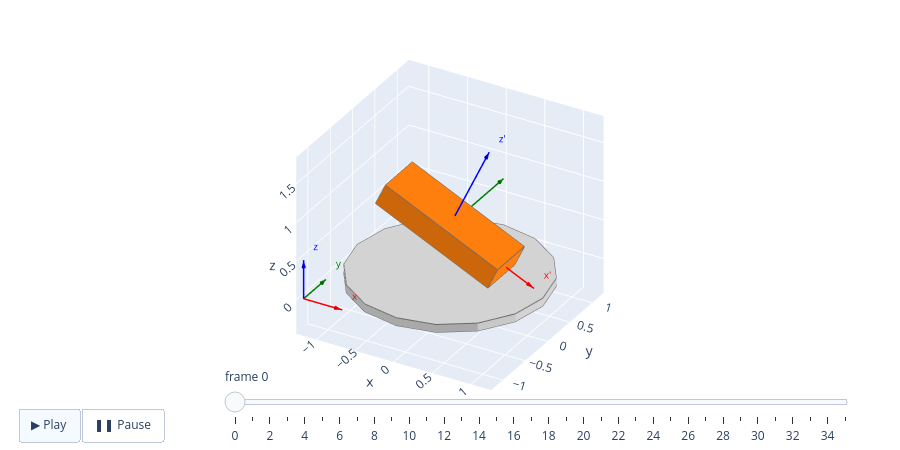

Notebook code for this chart:
### Markdown cell above
## With plotly

Each frame turns the box by 10° around its own x' axis; 36 frames make a full turn.
Press ▶ to play. `figure.write_html("turning_box.html")` saves it as a web page.

### Code cell
scene, box = turning_box_scene()
scene.animate(lambda frame: box.rotate("x'", 10, about="center"), frames=36, height=450)

### Figure 1 — Plotly figure (JSON) as saved in the notebook; plotly's stock layout.template omitted (floating-point values rounded to 4 significant figures; data arrays with more than 128 entries replaced by an {"elided": "..."} marker saying what was removed)
{"data": [{"facecolor": ["lightgray", "lightgray", "lightgray", "lightgray", "lightgray", "lightgray", "lightgray", "lightgray", "lightgray", "lightgray", "lightgray", "lightgray", "lightgray", "lightgray", "lightgray", "lightgray", "lightgray", "lightgray", "lightgray", "lightgray", "lightgray", "lightgray", "lightgray", "lightgray", "lightgray", "lightgray", "lightgray", "lightgray", "lightgray", "lightgray", "lightgray", "lightgray", "lightgray", "lightgray", "lightgray", "lightgray", "lightgray", "lightgray", "lightgray", "lightgray", "lightgray", "lightgray", "lightgray", "lightgray", "lightgray", "lightgray", "lightgray", "lightgray", "lightgray", "lightgray", "lightgray", "lightgray", "lightgray", "lightgray", "lightgray", "lightgray", "lightgray", "lightgray", "lightgray", "lightgray", "#ff7f0e", "#ff7f0e", "#ff7f0e", "#ff7f0e", "#ff7f0e", "#ff7f0e", "#ff7f0e", "#ff7f0e", "#ff7f0e", "#ff7f0e", "#ff7f0e", "#ff7f0e"], "flatshading": true, "hoverinfo": "skip", "i": [0, 0, 4, 4, 8, 8, 12, 12, 16, 16, 20, 20, 24, 24, 28, 28, 32, 32, 36, 36, 40, 40, 44, 44, 48, 48, 52, 52, 56, 56, 60, 60, 64, 64, 64, 64, 64, 64, 64, 64, 64, 64, 64, 64, 64, 64, 80, 80, 80, 80, 80, 80, 80, 80, 80, 80, 80, 80, 80, 80, 96, 96, 100, 100, 104, 104, 108, 108, 112, 112, 116, 116], "j": [1, 2, 5, 6, 9, 10, 13, 14, 17, 18, 21, 22, 25, 26, 29, 30, 33, 34, 37, 38, 41, 42, 45, 46, 49, 50, 53, 54, 57, 58, 61, 62, 65, 66, 67, 68, 69, 70, 71, 72, 73, 74, 75, 76, 77, 78, 81, 82, 83, 84, 85, 86, 87, 88, 89, 90, 91, 92, 93, 94, 97, 98, 101, 102, 105, 106, 109, 110, 113, 114, 117, 118], "k": [2, 3, 6, 7, 10, 11, 14, 15, 18, 19, 22, 23, 26, 27, 30, 31, 34, 35, 38, 39, 42, 43, 46, 47, 50, 51, 54, 55, 58, 59, 62, 63, 66, 67, 68, 69, 70, 71, 72, 73, 74, 75, 76, 77, 78, 79, 82, 83, 84, 85, 86, 87, 88, 89, 90, 91, 92, 93, 94, 95, 98, 99, 102, 103, 106, 107, 110, 111, 114, 115, 118, 119], "opacity": 1.0, "type": "mesh3d", "x": [1.2, 1.109, 1.109, 1.2, 1.109, 0.8485, 0.8485, 1.109, 0.8485, 0.4592, 0.4592, 0.8485, 0.4592, 7.348e-17, 7.348e-17, 0.4592, 7.348e-17, -0.4592, -0.4592, 7.348e-17, -0.4592, -0.8485, -0.8485, -0.4592, -0.8485, -1.109, -1.109, -0.8485, -1.109, -1.2, -1.2, -1.109, -1.2, -1.109, -1.109, -1.2, -1.109, -0.8485, -0.8485, -1.109, -0.8485, -0.4592, -0.4592, -0.8485, -0.4592, -2.204e-16, -2.204e-16, -0.4592, -2.204e-16, 0.4592, 0.4592, -2.204e-16, 0.4592, 0.8485, 0.8485, 0.4592, 0.8485, 1.109, 1.109, 0.8485, 1.109, 1.2, 1.2, 1.109, 1.109, 0.8485, 0.4592, -2.204e-16, -0.4592, -0.8485, -1.109, -1.2, -1.109, -0.8485, -0.4592, 7.348e-17, 0.4592, 0.8485, 1.109, 1.2, 1.2, 1.109, 0.8485, 0.4592, 7.348e-17, -0.4592, -0.8485, -1.109, -1.2, -1.109, -0.8485, -0.4592, -2.204e-16, 0.4592, 0.8485, 1.109, -0.7884, -0.7884, 0.6617, 0.6617, -0.6617, 0.7884, 0.7884, -0.6617, -0.7884, 0.6617, 0.7884, -0.6617, -0.7884, -0.6617, 0.7884, 0.6617, -0.7884, -0.6617, -0.6617, -0.7884, 0.6617, 0.6617, 0.7884, 0.7884], "y": [0.0, 0.4592, 0.4592, 0.0, 0.4592, 0.8485, 0.8485, 0.4592, 0.8485, 1.109, 1.109, 0.8485, 1.109, 1.2, 1.2, 1.109, 1.2, 1.109, 1.109, 1.2, 1.109, 0.8485, 0.8485, 1.109, 0.8485, 0.4592, 0.4592, 0.8485, 0.4592, 1.47e-16, 1.47e-16, 0.4592, 1.47e-16, -0.4592, -0.4592, 1.47e-16, -0.4592, -0.8485, -0.8485, -0.4592, -0.8485, -1.109, -1.109, -0.8485, -1.109, -1.2, -1.2, -1.109, -1.2, -1.109, -1.109, -1.2, -1.109, -0.8485, -0.8485, -1.109, -0.8485, -0.4592, -0.4592, -0.8485, -0.4592, 0.0, 0.0, -0.4592, -0.4592, -0.8485, -1.109, -1.2, -1.109, -0.8485, -0.4592, 1.47e-16, 0.4592, 0.8485, 1.109, 1.2, 1.109, 0.8485, 0.4592, 0.0, 0.0, 0.4592, 0.8485, 1.109, 1.2, 1.109, 0.8485, 0.4592, 1.47e-16, -0.4592, -0.8485, -1.109, -1.2, -1.109, -0.8485, -0.4592, -0.3, 0.3, 0.3, -0.3, -0.3, -0.3, 0.3, 0.3, -0.3, -0.3, -0.3, -0.3, 0.3, 0.3, 0.3, 0.3, -0.3, -0.3, 0.3, 0.3, -0.3, 0.3, 0.3, -0.3], "z": [0.0, 0.0, 0.1, 0.1, 0.0, 0.0, 0.1, 0.1, 0.0, 0.0, 0.1, 0.1, 0.0, 0.0, 0.1, 0.1, 0.0, 0.0, 0.1, 0.1, 0.0, 0.0, 0.1, 0.1, 0.0, 0.0, 0.1, 0.1, 0.0, 0.0, 0.1, 0.1, 0.0, 0.0, 0.1, 0.1, 0.0, 0.0, 0.1, 0.1, 0.0, 0.0, 0.1, 0.1, 0.0, 0.0, 0.1, 0.1, 0.0, 0.0, 0.1, 0.1, 0.0, 0.0, 0.1, 0.1, 0.0, 0.0, 0.1, 0.1, 0.0, 0.0, 0.1, 0.1, 0.0, 0.0, 0.0, 0.0, 0.0, 0.0, 0.0, 0.0, 0.0, 0.0, 0.0, 0.0, 0.0, 0.0, 0.0, 0.0, 0.1, 0.1, 0.1, 0.1, 0.1, 0.1, 0.1, 0.1, 0.1, 0.1, 0.1, 0.1, 0.1, 0.1, 0.1, 0.1, 0.9021, 0.9021, 0.226, 0.226, 1.174, 0.4979, 0.4979, 1.174, 0.9021, 0.226, 0.4979, 1.174, 0.9021, 1.174, 0.4979, 0.226, 0.9021, 1.174, 1.174, 0.9021, 0.226, 0.226, 0.4979, 0.4979]}, {"hoverinfo": "skip", "line": {"color": "dimgray", "dash": "solid", "width": 2.0}, "mode": "lines", "opacity": 1.0, "type": "scatter3d", "x": {"elided": "132 float values"}, "y": {"elided": "132 float values"}, "z": {"elided": "132 float values"}}, {"hoverinfo": "skip", "line": {"color": "red", "dash": "solid", "width": 3.0}, "mode": "lines", "opacity": 1.0, "type": "scatter3d", "x": [0.0, 1.088, null], "y": [0.0, 0.0, null], "z": [0.7, 0.1929, null]}, {"anchor": "tip", "colorscale": [[0, "red"], [1, "red"]], "hoverinfo": "skip", "opacity": 1.0, "showscale": false, "sizemode": "absolute", "sizeref": 0.096, "type": "cone", "u": [0.9063], "v": [0.0], "w": [-0.4226], "x": [1.088], "y": [0.0], "z": [0.1929]}, {"hoverinfo": "skip", "line": {"color": "green", "dash": "solid", "width": 3.0}, "mode": "lines", "opacity": 1.0, "type": "scatter3d", "x": [0.0, 0.0, null], "y": [0.0, 1.2, null], "z": [0.7, 0.7, null]}, {"anchor": "tip", "colorscale": [[0, "green"], [1, "green"]], "hoverinfo": "skip", "opacity": 1.0, "showscale": false, "sizemode": "absolute", "sizeref": 0.096, "type": "cone", "u": [0.0], "v": [1.0], "w": [0.0], "x": [0.0], "y": [1.2], "z": [0.7]}, {"hoverinfo": "skip", "line": {"color": "blue", "dash": "solid", "width": 3.0}, "mode": "lines", "opacity": 1.0, "type": "scatter3d", "x": [0.0, 0.5071, null], "y": [0.0, 0.0, null], "z": [0.7, 1.788, null]}, {"anchor": "tip", "colorscale": [[0, "blue"], [1, "blue"]], "hoverinfo": "skip", "opacity": 1.0, "showscale": false, "sizemode": "absolute", "sizeref": 0.096, "type": "cone", "u": [0.4226], "v": [0.0], "w": [0.9063], "x": [0.5071], "y": [0.0], "z": [1.788]}, {"hoverinfo": "skip", "line": {"color": "red", "dash": "solid", "width": 3.0}, "mode": "lines", "opacity": 1.0, "type": "scatter3d", "x": [-1.2, -0.7, null], "y": [-1.2, -1.2, null], "z": [0.0, 0.0, null]}, {"anchor": "tip", "colorscale": [[0, "red"], [1, "red"]], "hoverinfo": "skip", "opacity": 1.0, "showscale": false, "sizemode": "absolute", "sizeref": 0.096, "type": "cone", "u": [1.0], "v": [0.0], "w": [0.0], "x": [-0.7], "y": [-1.2], "z": [0.0]}, {"hoverinfo": "skip", "line": {"color": "green", "dash": "solid", "width": 3.0}, "mode": "lines", "opacity": 1.0, "type": "scatter3d", "x": [-1.2, -1.2, null], "y": [-1.2, -0.7, null], "z": [0.0, 0.0, null]}, {"anchor": "tip", "colorscale": [[0, "green"], [1, "green"]], "hoverinfo": "skip", "opacity": 1.0, "showscale": false, "sizemode": "absolute", "sizeref": 0.096, "type": "cone", "u": [0.0], "v": [1.0], "w": [0.0], "x": [-1.2], "y": [-0.7], "z": [0.0]}, {"hoverinfo": "skip", "line": {"color": "blue", "dash": "solid", "width": 3.0}, "mode": "lines", "opacity": 1.0, "type": "scatter3d", "x": [-1.2, -1.2, null], "y": [-1.2, -1.2, null], "z": [0.0, 0.5, null]}, {"anchor": "tip", "colorscale": [[0, "blue"], [1, "blue"]], "hoverinfo": "skip", "opacity": 1.0, "showscale": false, "sizemode": "absolute", "sizeref": 0.096, "type": "cone", "u": [0.0], "v": [0.0], "w": [1.0], "x": [-1.2], "y": [-1.2], "z": [0.5]}, {"hoverinfo": "skip", "mode": "text", "text": ["x′"], "textfont": {"color": "red", "size": 10.0}, "textposition": "top right", "type": "scatter3d", "x": [1.088], "y": [0.0], "z": [0.1929]}, {"hoverinfo": "skip", "mode": "text", "text": ["y′"], "textfont": {"color": "green", "size": 10.0}, "textposition": "top right", "type": "scatter3d", "x": [0.0], "y": [1.2], "z": [0.7]}, {"hoverinfo": "skip", "mode": "text", "text": ["z′"], "textfont": {"color": "blue", "size": 10.0}, "textposition": "top right", "type": "scatter3d", "x": [0.5071], "y": [0.0], "z": [1.788]}, {"hoverinfo": "skip", "mode": "text", "text": ["x"], "textfont": {"color": "red", "size": 10.0}, "textposition": "top right", "type": "scatter3d", "x": [-0.7], "y": [-1.2], "z": [0.0]}, {"hoverinfo": "skip", "mode": "text", "text": ["y"], "textfont": {"color": "green", "size": 10.0}, "textposition": "top right", "type": "scatter3d", "x": [-1.2], "y": [-0.7], "z": [0.0]}, {"hoverinfo": "skip", "mode": "text", "text": ["z"], "textfont": {"color": "blue", "size": 10.0}, "textposition": "top right", "type": "scatter3d", "x": [-1.2], "y": [-1.2], "z": [0.5]}], "layout": {"height": 450, "margin": {"b": 0, "l": 0, "r": 0, "t": 0}, "scene": {"aspectmode": "manual", "aspectratio": {"x": 1.0, "y": 1.0, "z": 0.9063}, "camera": {"eye": {"x": 0.7339, "y": -1.271, "z": 0.8475}, "projection": {"type": "orthographic"}, "up": {"x": 0.0, "y": 0.0, "z": 1.0}}, "xaxis": {"autorange": false, "range": [-1.26, 1.26], "visible": true}, "yaxis": {"autorange": false, "range": [-1.26, 1.26], "visible": true}, "zaxis": {"autorange": false, "range": [-0.4419, 1.842], "visible": true}}, "showlegend": false, "sliders": [{"currentvalue": {"prefix": "frame "}, "len": 0.7, "steps": [{"args": [["0"], {"frame": {"duration": 0, "redraw": true}, "mode": "immediate", "transition": {"duration": 0}}], "label": "0", "method": "animate"}, {"args": [["1"], {"frame": {"duration": 0, "redraw": true}, "mode": "immediate", "transition": {"duration": 0}}], "label": "1", "method": "animate"}, {"args": [["2"], {"frame": {"duration": 0, "redraw": true}, "mode": "immediate", "transition": {"duration": 0}}], "label": "2", "method": "animate"}, {"args": [["3"], {"frame": {"duration": 0, "redraw": true}, "mode": "immediate", "transition": {"duration": 0}}], "label": "3", "method": "animate"}, {"args": [["4"], {"frame": {"duration": 0, "redraw": true}, "mode": "immediate", "transition": {"duration": 0}}], "label": "4", "method": "animate"}, {"args": [["5"], {"frame": {"duration": 0, "redraw": true}, "mode": "immediate", "transition": {"duration": 0}}], "label": "5", "method": "animate"}, {"args": [["6"], {"frame": {"duration": 0, "redraw": true}, "mode": "immediate", "transition": {"duration": 0}}], "label": "6", "method": "animate"}, {"args": [["7"], {"frame": {"duration": 0, "redraw": true}, "mode": "immediate", "transition": {"duration": 0}}], "label": "7", "method": "animate"}, {"args": [["8"], {"frame": {"duration": 0, "redraw": true}, "mode": "immediate", "transition": {"duration": 0}}], "label": "8", "method": "animate"}, {"args": [["9"], {"frame": {"duration": 0, "redraw": true}, "mode": "immediate", "transition": {"duration": 0}}], "label": "9", "method": "animate"}, {"args": [["10"], {"frame": {"duration": 0, "redraw": true}, "mode": "immediate", "transition": {"duration": 0}}], "label": "10", "method": "animate"}, {"args": [["11"], {"frame": {"duration": 0, "redraw": true}, "mode": "immediate", "transition": {"duration": 0}}], "label": "11", "method": "animate"}, {"args": [["12"], {"frame": {"duration": 0, "redraw": true}, "mode": "immediate", "transition": {"duration": 0}}], "label": "12", "method": "animate"}, {"args": [["13"], {"frame": {"duration": 0, "redraw": true}, "mode": "immediate", "transition": {"duration": 0}}], "label": "13", "method": "animate"}, {"args": [["14"], {"frame": {"duration": 0, "redraw": true}, "mode": "immediate", "transition": {"duration": 0}}], "label": "14", "method": "animate"}, {"args": [["15"], {"frame": {"duration": 0, "redraw": true}, "mode": "immediate", "transition": {"duration": 0}}], "label": "15", "method": "animate"}, {"args": [["16"], {"frame": {"duration": 0, "redraw": true}, "mode": "immediate", "transition": {"duration": 0}}], "label": "16", "method": "animate"}, {"args": [["17"], {"frame": {"duration": 0, "redraw": true}, "mode": "immediate", "transition": {"duration": 0}}], "label": "17", "method": "animate"}, {"args": [["18"], {"frame": {"duration": 0, "redraw": true}, "mode": "immediate", "transition": {"duration": 0}}], "label": "18", "method": "animate"}, {"args": [["19"], {"frame": {"duration": 0, "redraw": true}, "mode": "immediate", "transition": {"duration": 0}}], "label": "19", "method": "animate"}, {"args": [["20"], {"frame": {"duration": 0, "redraw": true}, "mode": "immediate", "transition": {"duration": 0}}], "label": "20", "method": "animate"}, {"args": [["21"], {"frame": {"duration": 0, "redraw": true}, "mode": "immediate", "transition": {"duration": 0}}], "label": "21", "method": "animate"}, {"args": [["22"], {"frame": {"duration": 0, "redraw": true}, "mode": "immediate", "transition": {"duration": 0}}], "label": "22", "method": "animate"}, {"args": [["23"], {"frame": {"duration": 0, "redraw": true}, "mode": "immediate", "transition": {"duration": 0}}], "label": "23", "method": "animate"}, {"args": [["24"], {"frame": {"duration": 0, "redraw": true}, "mode": "immediate", "transition": {"duration": 0}}], "label": "24", "method": "animate"}, {"args": [["25"], {"frame": {"duration": 0, "redraw": true}, "mode": "immediate", "transition": {"duration": 0}}], "label": "25", "method": "animate"}, {"args": [["26"], {"frame": {"duration": 0, "redraw": true}, "mode": "immediate", "transition": {"duration": 0}}], "label": "26", "method": "animate"}, {"args": [["27"], {"frame": {"duration": 0, "redraw": true}, "mode": "immediate", "transition": {"duration": 0}}], "label": "27", "method": "animate"}, {"args": [["28"], {"frame": {"duration": 0, "redraw": true}, "mode": "immediate", "transition": {"duration": 0}}], "label": "28", "method": "animate"}, {"args": [["29"], {"frame": {"duration": 0, "redraw": true}, "mode": "immediate", "transition": {"duration": 0}}], "label": "29", "method": "animate"}, {"args": [["30"], {"frame": {"duration": 0, "redraw": true}, "mode": "immediate", "transition": {"duration": 0}}], "label": "30", "method": "animate"}, {"args": [["31"], {"frame": {"duration": 0, "redraw": true}, "mode": "immediate", "transition": {"duration": 0}}], "label": "31", "method": "animate"}, {"args": [["32"], {"frame": {"duration": 0, "redraw": true}, "mode": "immediate", "transition": {"duration": 0}}], "label": "32", "method": "animate"}, {"args": [["33"], {"frame": {"duration": 0, "redraw": true}, "mode": "immediate", "transition": {"duration": 0}}], "label": "33", "method": "animate"}, {"args": [["34"], {"frame": {"duration": 0, "redraw": true}, "mode": "immediate", "transition": {"duration": 0}}], "label": "34", "method": "animate"}, {"args": [["35"], {"frame": {"duration": 0, "redraw": true}, "mode": "immediate", "transition": {"duration": 0}}], "label": "35", "method": "animate"}], "x": 0.25, "y": 0.02, "yanchor": "bottom"}], "uirevision": "minigeo", "updatemenus": [{"buttons": [{"args": [null, {"frame": {"duration": 50, "redraw": true}, "fromcurrent": true, "transition": {"duration": 0}}], "label": "▶ Play", "method": "animate"}, {"args": [[null], {"frame": {"duration": 0, "redraw": true}, "mode": "immediate", "transition": {"duration": 0}}], "label": "❚❚ Pause", "method": "animate"}], "direction": "left", "type": "buttons", "x": 0.02, "xanchor": "left", "y": 0.02, "yanchor": "bottom"}]}}
